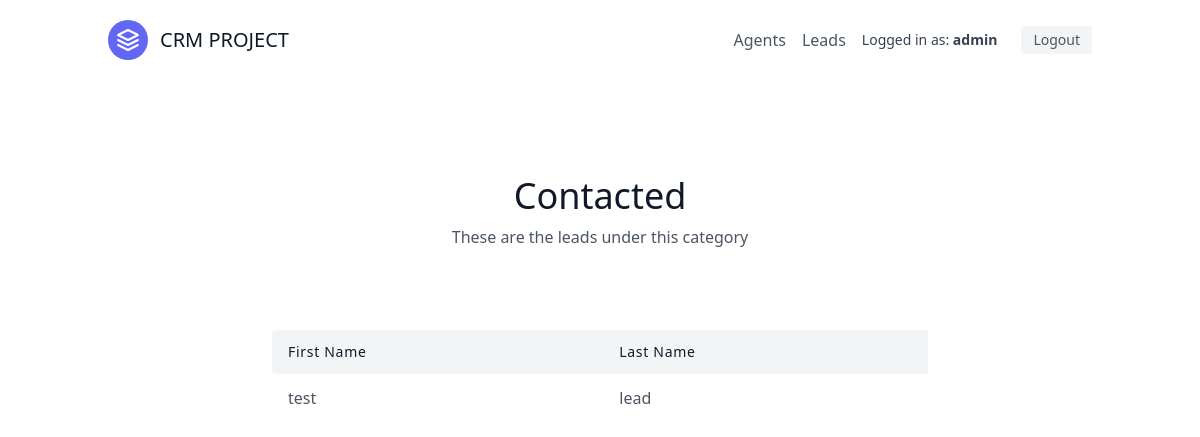
The page /leads/categories/1 (signed in) on the database its author committed.
### leads/models.py (models this page shows, shortened)
class User(AbstractUser):
    is_organisor = models.BooleanField(default=True)
    is_agent = models.BooleanField(default=False)

class Category(models.Model):
    name = models.CharField(max_length=30) # New, Contacted, Converted, Unconverted
    organisation = models.ForeignKey(UserProfile, on_delete=models.CASCADE)

class Lead(models.Model):
    first_name = models.CharField(max_length=20)
    last_name = models.CharField(max_length=20)
    age = models.IntegerField(default=0)
    organisation = models.ForeignKey(UserProfile, null=True, blank=True, on_delete=models.CASCADE)
    agent = models.ForeignKey('Agent', null=True, blank=True, on_delete=models.SET_NULL)
    category = models.ForeignKey('Category', related_name="leads", null=True, blank=True, on_delete=models.SET_NULL)
    description = models.TextField()
    date_added = models.DateTimeField(auto_now_add=True)
    phone_number = models.CharField(max_length=20)
    email = models.EmailField()

### leads/views.py (the view)
# urls.py: path('categories/<int:pk>', views.CategoryDetailView.as_view(), name='category-detail'),
class CategoryDetailView(LoginRequiredMixin, DetailView):
    template_name = "leads/category_detail.html"
    context_object_name = "category"
    def get_context_data(self, **kwargs):
        context = super(CategoryDetailView, self).get_context_data(**kwargs)
        leads = self.get_object().leads.all()
        context.update({
            "leads": leads
        })
        return context
    def get_queryset(self):
        user = self.request.user
        if user.is_organisor:
            queryset = Category.objects.filter(
                organisation=user.userprofile,
            )
        else:
            queryset = Category.objects.filter(
                organisation=user.agent.organisation,
            )
        return queryset

### leads/templates/leads/category_detail.html
{% extends "base.html" %}
{% block content %}
<section class="text-gray-600 body-font">
    <div class="container px-5 py-24 mx-auto">
      <div class="flex flex-col text-center w-full mb-20">
        <h1 class="sm:text-4xl text-3xl font-medium title-font mb-2 text-gray-900">{{ category.name }}</h1>
        <p class="lg:w-2/3 mx-auto leading-relaxed text-base">
            These are the leads under this category
        </p>
      </div>
      <div class="lg:w-2/3 w-full mx-auto overflow-auto">
        <table class="table-auto w-full text-left whitespace-no-wrap">
          <thead>
            <tr>
                <th class="px-4 py-3 title-font tracking-wider font-medium text-gray-900 text-sm bg-gray-100 rounded-tl rounded-bl">
                    First Name
                </th>
                <th class="px-4 py-3 title-font tracking-wider font-medium text-gray-900 text-sm bg-gray-100">
                    Last Name
                </th>
            </tr>
          </thead>
          <tbody>
            {% for lead in leads %}
                <tr>
                    <td class="px-4 py-3">
                      <a class="hover:text-blue-500" href="{% url "leads:lead-detail" lead.pk %}">
                        {{ lead.first_name }}
                      </a>
                    </td>
                    <td class="px-4 py-3">
                      <a class="hover:text-blue-500" href="{% url "leads:lead-detail" lead.pk %}">
                        {{ lead.last_name }}
                      </a>
                    </td>
                </tr>
            {% endfor %}
          </tbody>
        </table>
      </div>
    </div>
  </section>
{% endblock content %}

### templates/navbar.html (shortened to what this page needs)
<header x-data="{ open: false }" class="sticky top-0 z-50 bg-white text-gray-600 body-font">
  <div class="container mx-auto flex flex-wrap p-5 md:flex-row items-center">
    <div class="flex items-center justify-between w-full md:w-auto">
      <a href="{% url 'landing-page' %}" class="flex title-font font-medium items-center text-gray-900 mb-4 md:mb-0">
        <svg xmlns="http://www.w3.org/2000/svg" fill="none" stroke="currentColor" stroke-linecap="round"
             stroke-linejoin="round" stroke-width="2"
             class="w-10 h-10 text-white p-2 bg-indigo-500 rounded-full" viewBox="0 0 24 24">
          <path d="M12 2L2 7l10 5 10-5-10-5zM2 17l10 5 10-5M2 12l10 5 10-5"/>
        </svg>
        <span class="ml-3 text-xl">CRM PROJECT</span>
      </a>
    </div>
    <nav :class="{'block': open, 'hidden': !open}" class="hidden md:flex md:ml-auto w-full md:w-auto mt-4 md:mt-0 flex-col md:flex-row items-center text-base gap-4">
      {% if not request.user.is_authenticated %}
        <div class="flex flex-col md:flex-row gap-4">
          {% if request.resolver_match.url_name == 'login' %}
            <a href="{% url 'signup' %}" class="hover:text-indigo-600">Signup</a>
          {% elif request.resolver_match.url_name == 'signup' %}
            <a href="{% url 'login' %}" class="hover:text-indigo-600">Login</a>
          {% else %}
            <a href="{% url 'signup' %}" class="bg-indigo-500 text-white px-4 py-2 rounded hover:bg-indigo-600 transition">
              Sign up
            </a>
          {% endif %}
        </div>
      {% else %}
        <div class="flex flex-col md:flex-row gap-4 items-center">
          {% if request.user.is_organisor %}
            <a href="{% url 'agents:agent-list' %}"
               class="{% if request.resolver_match.url_name == 'agent-list' %}text-indigo-600 font-bold{% else %}hover:text-indigo-600{% endif %}">
              Agents
            </a>
          {% endif %}
          <a href="{% url 'leads:lead-list' %}"
             class="{% if request.resolver_match.url_name == 'lead-list' %}text-indigo-600 font-bold{% else %}hover:text-indigo-600{% endif %}">
            Leads
          </a>
          <span class="text-sm text-gray-700">
            Logged in as: <strong>{{ request.user.username }}</strong>
          </span>
          <form method="post" action="{% url 'logout' %}" class="inline">
            <button type="submit"
                    class="ml-2 bg-gray-100 hover:bg-gray-200 text-sm px-3 py-1 rounded transition">
              Logout
            </button>
          </form>
        </div>
      {% endif %}
    </nav>
  </div>
</header>

### rows shown on the page
User: user.username "admin"
Category: name "Contacted"
Lead: first_name "test", last_name "lead"
